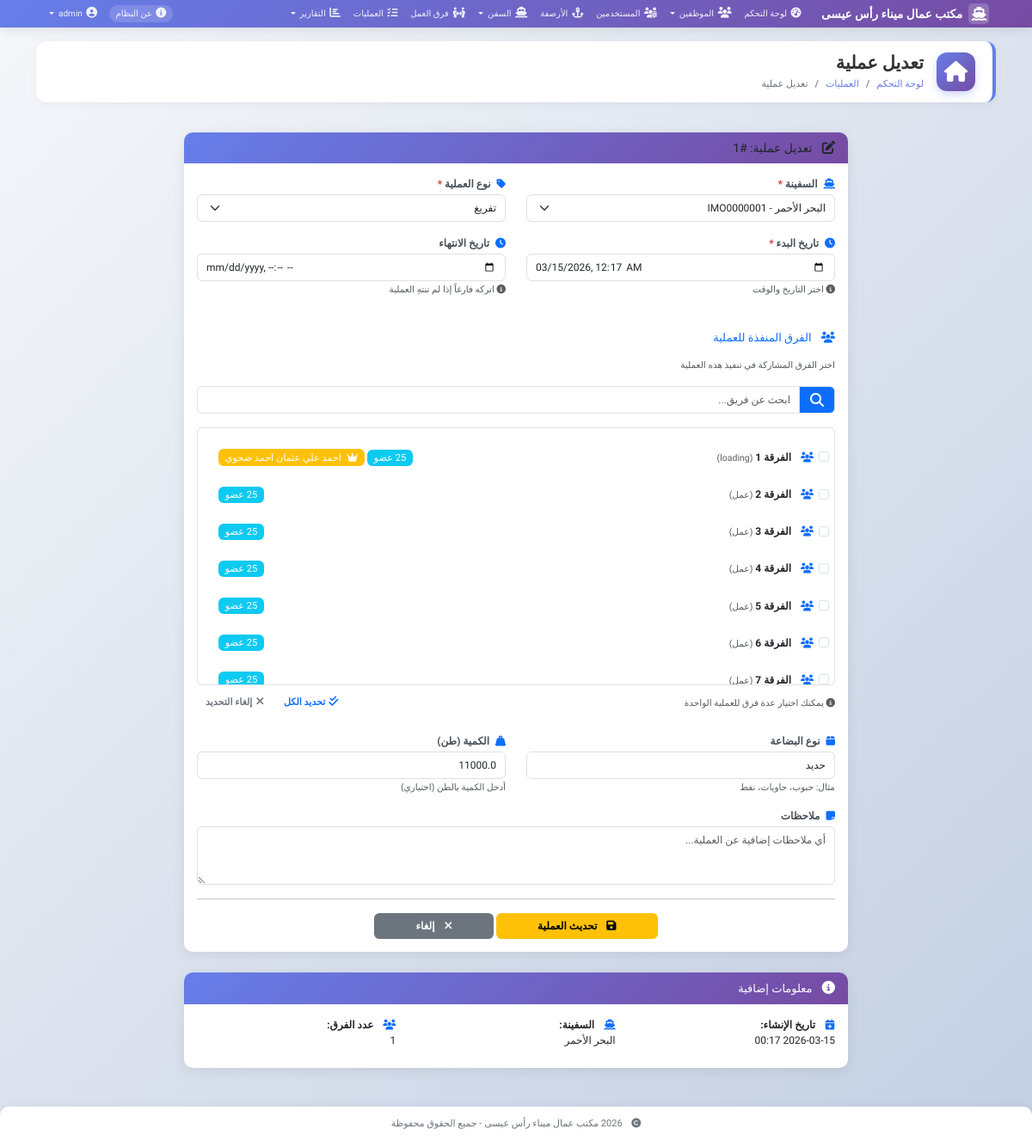
The page /operations/edit/1 (signed in) on the database as committed earlier.
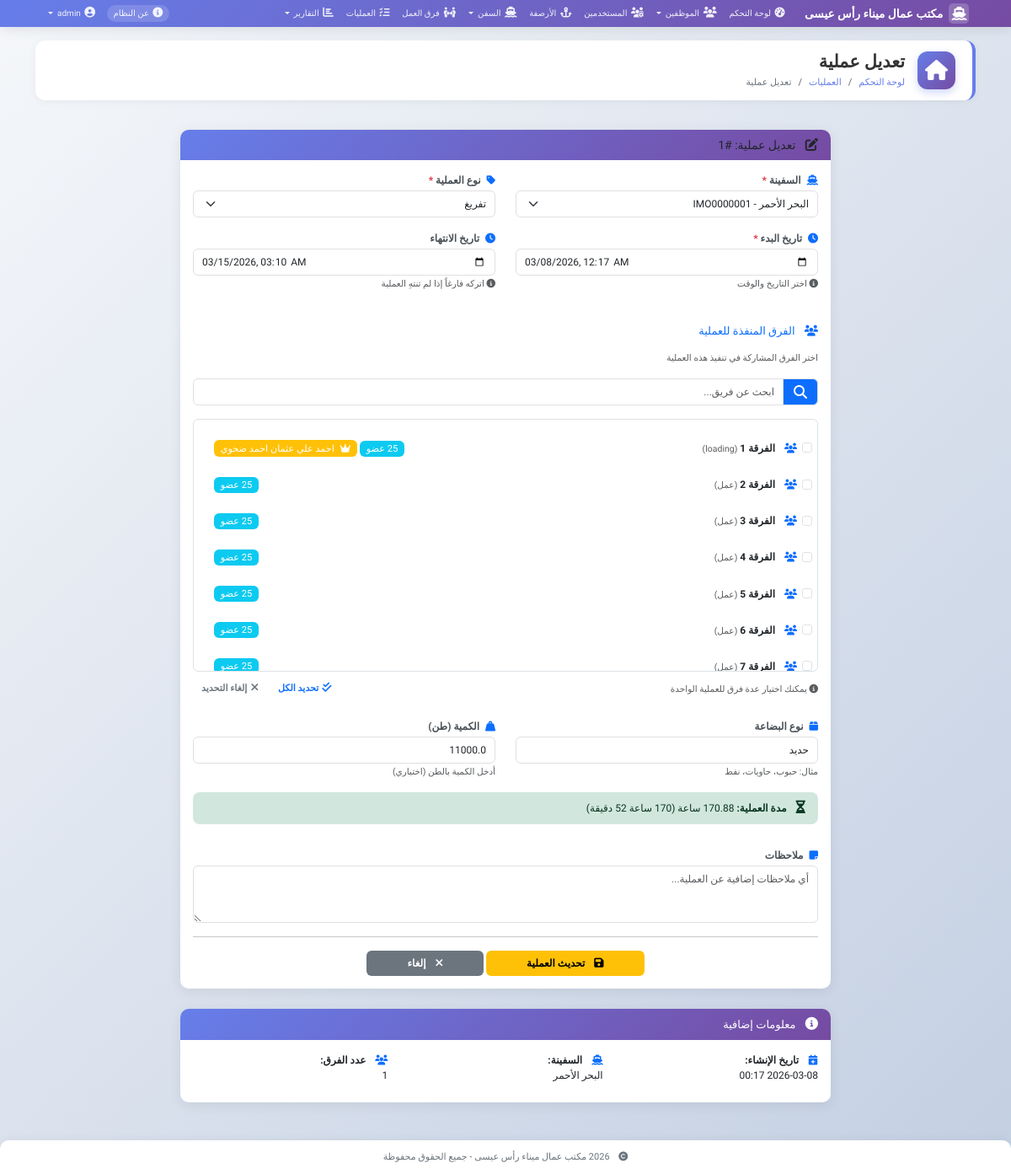
The same page on the database as committed later.
### models.py (models this page shows, shortened)
class ShipOperation(db.Model):
    __tablename__ = 'ship_operations'
    id = db.Column(db.Integer, primary_key=True)
    ship_id = db.Column(db.Integer, db.ForeignKey('ships.id'), nullable=False)
    operation_type = db.Column(db.String(50), nullable=False)
    start_time = db.Column(db.DateTime, nullable=False)
    end_time = db.Column(db.DateTime)
    cargo_type = db.Column(db.String(100))
    cargo_quantity = db.Column(db.Float)
    notes = db.Column(db.Text)
    ship = db.relationship('Ship')
    operation_teams = db.relationship('OperationTeam', back_populates='operation', cascade='all, delete-orphan')
    @property
    def duration(self):
        if self.end_time and self.start_time:
            delta = self.end_time - self.start_time
            return round(delta.total_seconds() / 3600, 2)  # بالساعات
        return None
    @property
    def duration_text(self):
        if self.duration:
            hours = int(self.duration)
            minutes = int((self.duration - hours) * 60)
            if hours > 0 and minutes > 0:
                return f"{hours} ساعة {minutes} دقيقة"
            elif hours > 0:
                return f"{hours} ساعة"
            elif minutes > 0:
                return f"{minutes} دقيقة"
        return '—'

### app.py (the view, shortened to what this page needs)
@app.route('/operations/edit/<int:id>', methods=['GET', 'POST'])
@login_required
@admin_required
def edit_operation(id):
    operation = ShipOperation.query.get_or_404(id)
    form = OperationForm(obj=operation)
    ships = Ship.query.all()
    form.ship_id.choices = [(0, 'اختر السفينة')] + [(s.id, f"{s.name} - {s.imo_number}") for s in ships]
    teams = Team.query.filter_by(is_active=True).all()
    form.team_ids.choices = [(t.id, t.name) for t in teams]
    if request.method == 'GET':
        form.team_ids.data = [ot.team_id for ot in operation.operation_teams]
    if form.validate_on_submit():
        try:
            operation.ship_id = form.ship_id.data
            operation.operation_type = form.operation_type.data
            operation.start_time = form.start_time.data
            operation.end_time = form.end_time.data
            operation.cargo_type = form.cargo_type.data if form.cargo_type.data else None
            operation.cargo_quantity = form.cargo_quantity.data if form.cargo_quantity.data else None
            operation.notes = form.notes.data if form.notes.data else None
            OperationTeam.query.filter_by(operation_id=operation.id).delete()
            team_ids = request.form.getlist('team_ids')
            for team_id in team_ids:
                if team_id and team_id.isdigit():
                    operation_team = OperationTeam(
                        operation_id=operation.id,
                        team_id=int(team_id)
                    )
                    db.session.add(operation_team)
            db.session.commit()
            flash(f'✅ تم تحديث العملية بنجاح مع {len(team_ids)} فرق', 'success')
            return redirect(url_for('operation_list'))
        except Exception as e:
            db.session.rollback()
            flash(f'❌ حدث خطأ: {str(e)}', 'danger')
    else:
        if request.method == 'POST':
            for field, errors in form.errors.items():
                for error in errors:
                    flash(f'❌ {getattr(form, field).label.text}: {error}', 'danger')
    return render_template('operations/edit.html', form=form, operation=operation, teams=teams)

### forms.py
class OperationForm(FlaskForm):
    ship_id = SelectField('السفينة', coerce=int, validators=[DataRequired()])
    operation_type = SelectField('نوع العملية', choices=[
        ('', '-- اختر نوع العملية --'),
        ('تحميل', 'تحميل'),
        ('تفريغ', 'تفريغ'),
        ('صيانة', 'صيانة'),
        ('تزويد وقود', 'تزويد وقود'),
        ('تدقيق', 'تدقيق'),
        ('أخرى', 'أخرى')
    ], validators=[DataRequired()])
    start_time = DateTimeField('تاريخ البدء', format='%Y-%m-%dT%H:%M', validators=[DataRequired()])
    end_time = DateTimeField('تاريخ الانتهاء', format='%Y-%m-%dT%H:%M', validators=[Optional()])
    team_ids = SelectMultipleField('الفرق المنفذة', coerce=int, validators=[Optional()])
    cargo_type = StringField('نوع البضاعة', validators=[Optional(), Length(max=100)])
    cargo_quantity = FloatField('الكمية (طن)', validators=[Optional()])
    notes = TextAreaField('ملاحظات', validators=[Optional(), Length(max=500)])

### app.py (called while the page is built)
@app.context_processor
def inject_now():
    from datetime import datetime
    return {'now': datetime.now}

@login_manager.user_loader
def load_user(user_id):
    return User.query.get(int(user_id))

### models.py (called while the page is built)
    def is_admin(self):
        return self.role == 'admin'

### templates/operations/edit.html (shortened to what the changed rows need)
{% extends "base.html" %}
{% block content %}
<div class="row">
    <div class="col-md-8 mx-auto">
        <div class="card">
            <div class="card-header bg-warning text-dark">
                <h5 class="mb-0">
                    <i class="fas fa-edit me-2"></i>
                    تعديل عملية: #{{ operation.id }}
                </h5>
            </div>
            <div class="card-body">
                <form method="POST" id="operationForm">
                    <div class="row">
                        <div class="col-md-6 mb-3">
                            <label class="form-label">
                                <i class="fas fa-ship text-primary me-1"></i>
                                السفينة <span class="text-danger">*</span>
                            </label>
                            {{ form.ship_id(class="form-select") }}
                        </div>
                        <div class="col-md-6 mb-3">
                            <label class="form-label">
                                <i class="fas fa-tag text-primary me-1"></i>
                                نوع العملية <span class="text-danger">*</span>
                            </label>
                            {{ form.operation_type(class="form-select") }}
                        </div>
                    </div>
                    <div class="row">
                        <div class="col-md-6 mb-3">
                            <label class="form-label">
                                <i class="fas fa-clock text-primary me-1"></i>
                                تاريخ البدء <span class="text-danger">*</span>
                            </label>
                            {{ form.start_time(class="form-control", type="datetime-local") }}
                            <small class="text-muted">
                                <i class="fas fa-info-circle"></i> اختر التاريخ والوقت
                            </small>
                        </div>
                        <div class="col-md-6 mb-3">
                            <label class="form-label">
                                <i class="fas fa-clock text-primary me-1"></i>
                                تاريخ الانتهاء
                            </label>
                            {{ form.end_time(class="form-control", type="datetime-local") }}
                            <small class="text-muted">
                                <i class="fas fa-info-circle"></i> اتركه فارغاً إذا لم تنتهِ العملية
                            </small>
                        </div>
                    </div>
                    <div class="row mt-4">
                        <div class="col-md-6 mb-3">
                            <label class="form-label">
                                <i class="fas fa-box text-primary me-1"></i>
                                نوع البضاعة
                            </label>
                            {{ form.cargo_type(class="form-control", placeholder="أدخل نوع البضاعة") }}
                            <small class="text-muted">مثال: حبوب، حاويات، نفط</small>
                        </div>
                        <div class="col-md-6 mb-3">
                            <label class="form-label">
                                <i class="fas fa-weight-hanging text-primary me-1"></i>
                                الكمية (طن)
                            </label>
                            {{ form.cargo_quantity(class="form-control", placeholder="أدخل الكمية", step="0.1") }}
                            <small class="text-muted">أدخل الكمية بالطن (اختياري)</small>
                        </div>
                    </div>
                    {% if operation.duration %}
                    <div class="row">
                        <div class="col-12 mb-3">
                            <div class="alert alert-success">
                                <i class="fas fa-hourglass-half me-2"></i>
                                <strong>مدة العملية:</strong> {{ operation.duration }} ساعة ({{ operation.duration_text }})
                            </div>
                        </div>
                    </div>
                    {% endif %}
                    <div class="mb-3">
                        <label class="form-label">
                            <i class="fas fa-sticky-note text-primary me-1"></i>
                            ملاحظات
                        </label>
                        {{ form.notes(class="form-control", rows="3", placeholder="أي ملاحظات إضافية عن العملية...") }}
                    </div>
                </form>
            </div>
        </div>
        <div class="card mt-4">
            <div class="card-body">
                <div class="row">
                    <div class="col-md-4">
                        <p class="mb-2">
                            <i class="fas fa-calendar-plus text-primary me-2"></i>
                            <strong>تاريخ الإنشاء:</strong><br>
                            {{ operation.start_time.strftime('%Y-%m-%d %H:%M') }}
                        </p>
                    </div>
                </div>
            </div>
        </div>
    </div>
</div>
{% endblock %}

Rows that differ between the two databases and show on the page:
changed ShipOperation "البحر الأحمر - IMO0000001": start_time "03/15/2026 00:17" → "03/08/2026 00:17"; end_time (not shown) → "03/15/2026 03:10"; duration_text (not shown) → "170 ساعة 52 دقيقة"; start_time "2026-03-15 00:17" → "2026-03-08 00:17"
Other text that changed with them:
text now shown: "مدة العملية: ساعة ( )"
